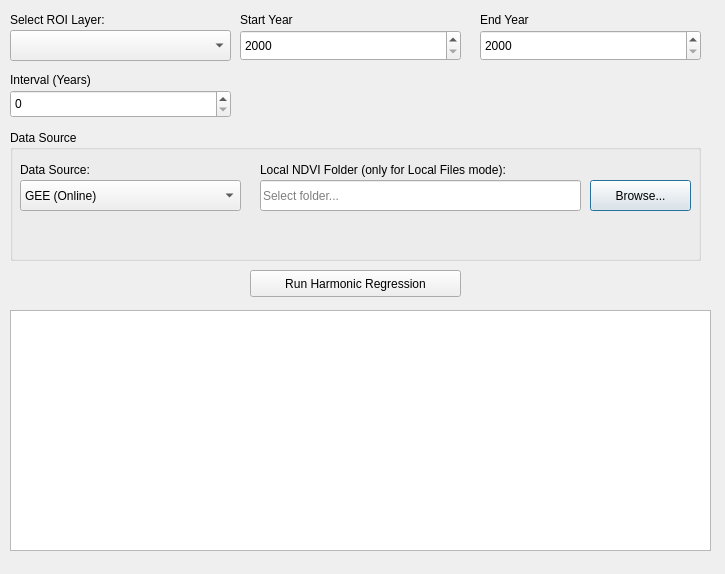
<?xml version="1.0" encoding="UTF-8"?>
<ui version="4.0">
 <class>Dialog</class>
 <widget class="QDialog" name="Dialog">
  <property name="geometry">
   <rect>
    <x>0</x>
    <y>0</y>
    <width>725</width>
    <height>574</height>
   </rect>
  </property>
  <property name="windowTitle">
   <string>Dialog</string>
  </property>
  <widget class="QLabel" name="comboRoilabel">
   <property name="geometry">
    <rect>
     <x>10</x>
     <y>10</y>
     <width>171</width>
     <height>19</height>
    </rect>
   </property>
   <property name="text">
    <string>Select ROI Layer:</string>
   </property>
  </widget>
  <widget class="QComboBox" name="comboRoi">
   <property name="geometry">
    <rect>
     <x>10</x>
     <y>30</y>
     <width>221</width>
     <height>31</height>
    </rect>
   </property>
  </widget>
  <widget class="QLabel" name="spinStartYearlabel">
   <property name="geometry">
    <rect>
     <x>240</x>
     <y>10</y>
     <width>70</width>
     <height>19</height>
    </rect>
   </property>
   <property name="text">
    <string>Start Year</string>
   </property>
  </widget>
  <widget class="QLabel" name="spinEndYearlabel">
   <property name="geometry">
    <rect>
     <x>480</x>
     <y>10</y>
     <width>70</width>
     <height>19</height>
    </rect>
   </property>
   <property name="text">
    <string>End Year</string>
   </property>
  </widget>
  <widget class="QLabel" name="spinIntervallabel">
   <property name="geometry">
    <rect>
     <x>10</x>
     <y>70</y>
     <width>161</width>
     <height>19</height>
    </rect>
   </property>
   <property name="text">
    <string>Interval (Years)</string>
   </property>
  </widget>
  <widget class="QSpinBox" name="spinStartYear">
   <property name="geometry">
    <rect>
     <x>240</x>
     <y>30</y>
     <width>221</width>
     <height>31</height>
    </rect>
   </property>
   <property name="minimum">
    <number>2000</number>
   </property>
   <property name="maximum">
    <number>2100</number>
   </property>
  </widget>
  <widget class="QSpinBox" name="spinEndYear">
   <property name="geometry">
    <rect>
     <x>480</x>
     <y>30</y>
     <width>221</width>
     <height>31</height>
    </rect>
   </property>
   <property name="minimum">
    <number>2000</number>
   </property>
   <property name="maximum">
    <number>2100</number>
   </property>
  </widget>
  <widget class="QSpinBox" name="spinInterval">
   <property name="geometry">
    <rect>
     <x>10</x>
     <y>90</y>
     <width>221</width>
     <height>28</height>
    </rect>
   </property>
  </widget>
  <widget class="QGroupBox" name="groupDataSource">
    <property name="geometry">
     <rect>
      <x>10</x>
      <y>130</y>
      <width>691</width>
      <height>131</height>
     </rect>
    </property>
    <property name="title">
     <string>Data Source</string>
    </property>
    <widget class="QLabel" name="labelDataSource">
     <property name="geometry">
      <rect>
        <x>10</x>
        <y>30</y>
        <width>121</width>
        <height>19</height>
      </rect>
     </property>
     <property name="text">
      <string>Data Source:</string>
     </property>
    </widget>
    <widget class="QComboBox" name="comboMode">
     <property name="geometry">
      <rect>
        <x>10</x>
        <y>50</y>
        <width>221</width>
        <height>31</height>
      </rect>
     </property>
     <item>
      <property name="text">
        <string>GEE (Online)</string>
      </property>
     </item>
     <item>
      <property name="text">
        <string>Local Files</string>
      </property>
     </item>
    </widget>
    <widget class="QLabel" name="labelLocalPath">
     <property name="geometry">
      <rect>
        <x>250</x>
        <y>30</y>
        <width>421</width>
        <height>19</height>
      </rect>
     </property>
     <property name="text">
      <string>Local NDVI Folder (only for Local Files mode):</string>
     </property>
    </widget>
    <widget class="QLineEdit" name="lineLocalPath">
     <property name="geometry">
      <rect>
        <x>250</x>
        <y>50</y>
        <width>321</width>
        <height>31</height>
      </rect>
     </property>
     <property name="placeholderText">
      <string>Select folder...</string>
     </property>
    </widget>
    <widget class="QPushButton" name="btnBrowse">
     <property name="geometry">
      <rect>
        <x>580</x>
        <y>50</y>
        <width>101</width>
        <height>31</height>
      </rect>
     </property>
     <property name="text">
      <string>Browse...</string>
     </property>
    </widget>
  </widget>
  <widget class="QPushButton" name="btnRun">
   <property name="geometry">
    <rect>
     <x>250</x>
      <y>270</y>
     <width>211</width>
     <height>27</height>
    </rect>
   </property>
   <property name="text">
    <string>Run Harmonic Regression</string>
   </property>
  </widget>
  <widget class="QTableWidget" name="tableResults">
   <property name="geometry">
    <rect>
     <x>10</x>
      <y>310</y>
     <width>701</width>
      <height>241</height>
    </rect>
   </property>
  </widget>
 </widget>
 <resources/>
 <connections/>
</ui>
